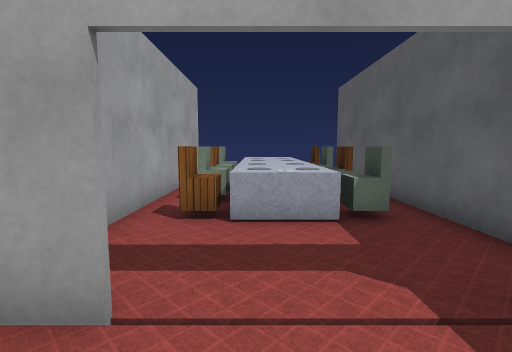
View 1 (above)

16 first-person views from a walk through a 3-D level made in the Unity game engine. The camera is 1.3 m above the floor, tilts 6° down and sees 85° across. The floor is counted in squares, 1 m on a side. Each view is taken from the middle of a square. On the plan, view 1 faces up. The plan holds only what a view shows up to about 13 squares ahead; the rest is blank. The place goes on beyond the plan. The player is left out. Door leaves are left out, so doorways stand open. Surface patterns are stand-ins for the level's own textures.

View 2
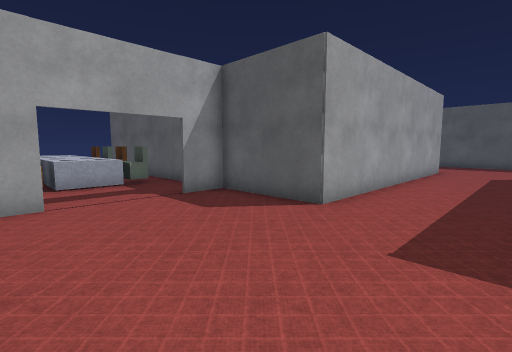

View 3
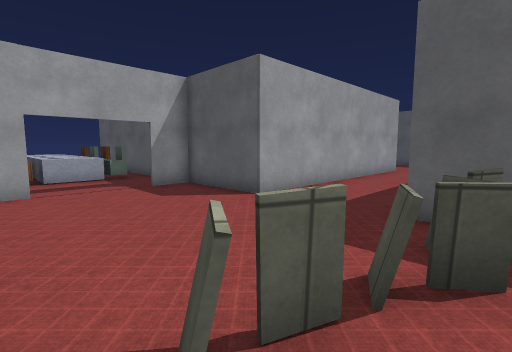

View 4
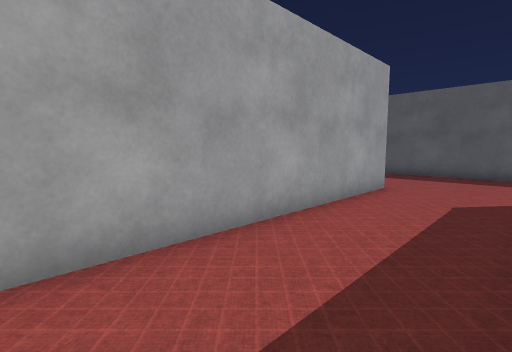

View 5
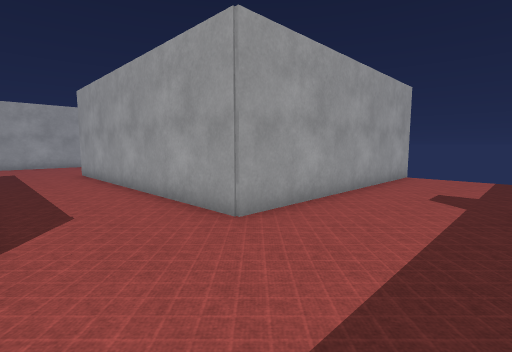

View 6
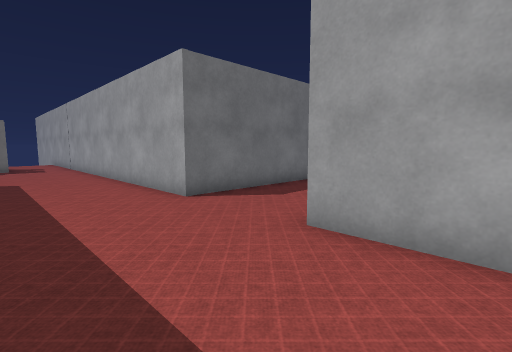

View 7
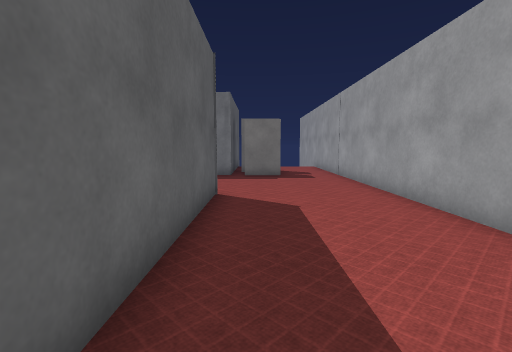

View 8
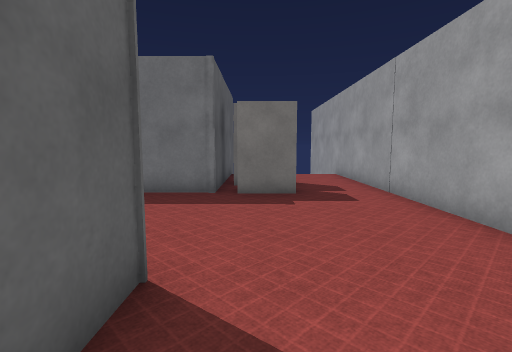

View 9
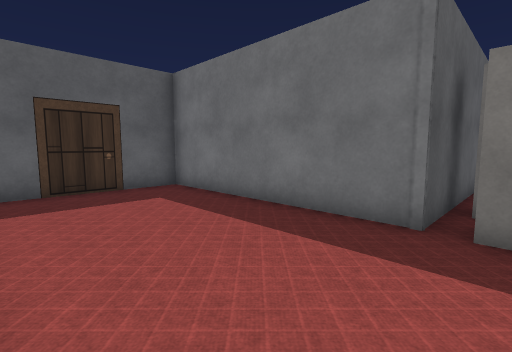

View 10
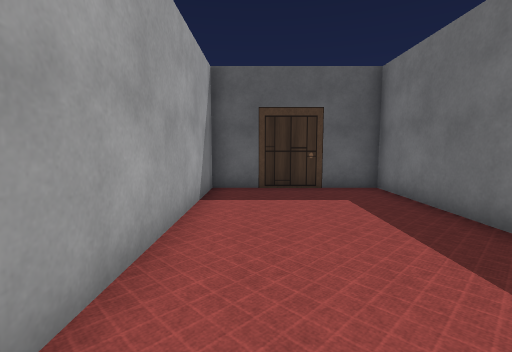

View 11
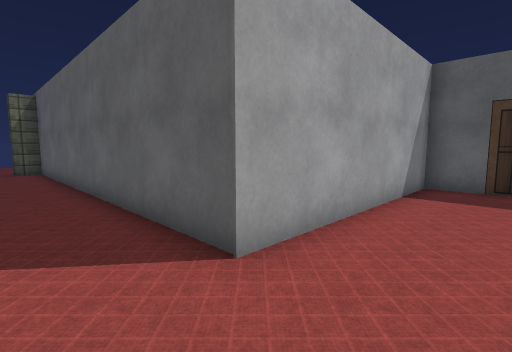

View 12
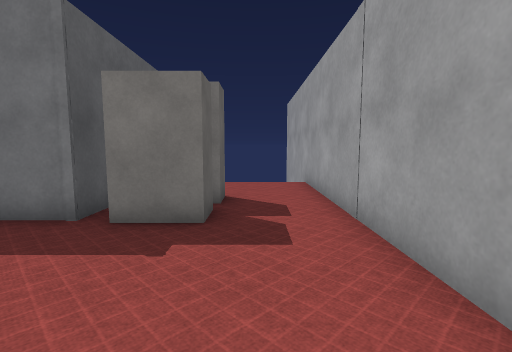

View 13
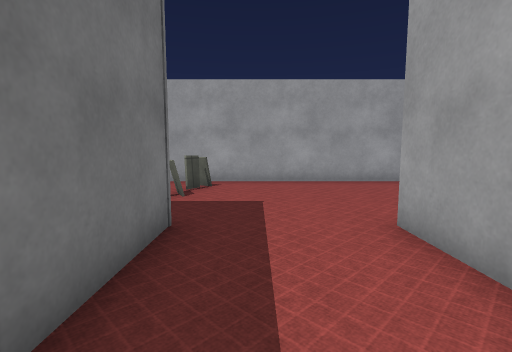

View 14
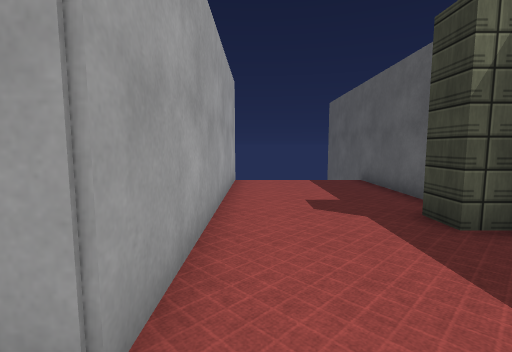

View 15
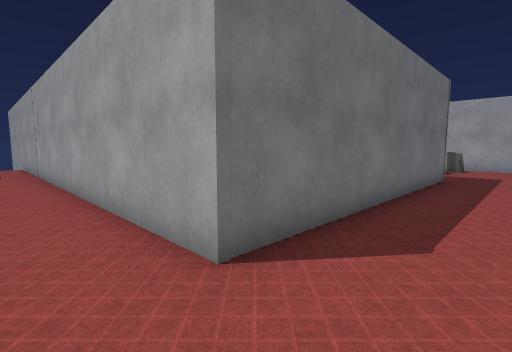

View 16
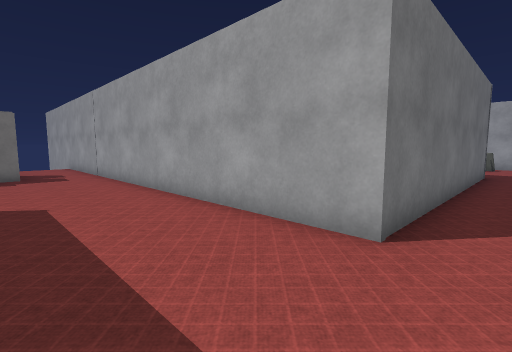

### Floor plan
Key: @ floor where view 1 was taken; # wall or solid block; . floor; D open door; = window, fence, low wall or low ledge; ^ raised ledge; O other object.
Columns run from 3 left of view 1 to 27 right of it. Each row starts with its distance up from view 1.
 12 #      #
 11 # OOOO #
 10 # OOOO #
  9 # OOOO #
  8 #.O^^  #         #    #
  7 #.OOOO.#         #....#
  6 #..OO..#         #....#
  5 #.OOOO.#         #....#
  4  ......#         #....#
  3  ......#         #....#
  2 ##DDDD##         #....#
  1 #......#         #....#
  0 #..@...#         #....#
 -1 #......#         #....#
 -2 #......###########....#
 -3 #.....................#
 -4 #.....................#
 -5 #.....................#
 -6 #.====.###########....#
 -7 #...==##         #....#
 -8                  #....#
 -9                  #....#
-10                  #....#
-11                  #....#
-12                  #....#########
-13                  #............#
-14                  #............#
-15                  #............#
-16                  #............#
-17                  #............#
-18                  #..OO#########
-19                  #..OO#
-20                  #..OO#
-21                  #... #
-22                  #... #
-23                  #... #
-24                  #

Positions as (right, up) in squares from view 1, and headings:
1: (0, 0), facing up
2: (-2, -5), facing up-right
3: (-2, -7), facing up-right
4: (5, -5), facing up-right
5: (18, -5), facing up-left
6: (18, 1), facing down-left
7: (18, -5), facing down
8: (18, -10), facing down
9: (18, -13), facing down-right
10: (18, -14), facing right
11: (17, -15), facing up-right
12: (16, -13), facing down
13: (8, -4), facing left
14: (15, -3), facing up
15: (16, -3), facing down-left
16: (18, -4), facing down-left
